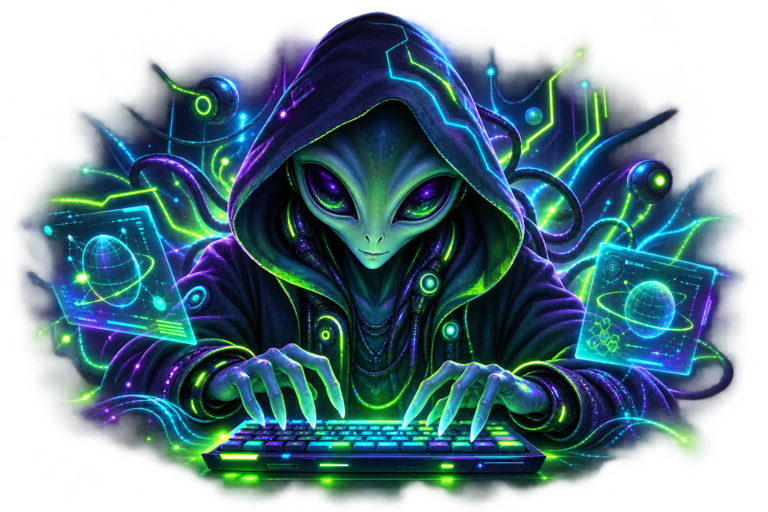
#> input picture assets/alien-hacker.png, 768 x 512 px; its folder holds only this picture in this run
$ python background_assets_test.py
#> lines starting #> are read from the running program, lines starting #| are printed output that depends on the picture
#!/usr/bin/env python3
"""Validate reproducible, edge-safe built-in desktop artwork."""

import importlib.util
import os
from pathlib import Path
import shutil
import subprocess
import sys
import tempfile

from PIL import Image


ROOT = Path(__file__).resolve().parents[1]
SOURCE = ROOT / 'assets' / 'alien-hacker.png'
ART = ROOT / 'backgrounds' / 'goody.art'
GENERATOR = ROOT / 'tools' / 'mkbackgrounds.py'
PROBE = ROOT / 'test' / 'background_size_probe.pas'
DESKTOP_SHOT = ROOT / 'screenshots' / 'desktop-goody.png'
BACKGROUND_SHOT = ROOT / 'screenshots' / 'bg-goody.png'
MENU_SHOT = ROOT / 'screenshots' / 'backgrounds-menu.png'
OPTIONS_SHOT = ROOT / 'screenshots' / 'options.png'
BACKGROUND_GIF = ROOT / 'screenshots' / 'backgrounds.gif'
ALPHABET = ('0123456789abcdefghijklmnopqrstuvwxyz'
            'ABCDEFGHIJKLMNOPQRSTUVWXYZ')
failed = False


def pixels(image):
    """Return flat pixels without warning on either old or new Pillow."""
    getter = getattr(image, 'get_flattened_data', None)
    return list(getter() if getter is not None else image.getdata())


def check(label, condition):
    global failed
    print(f'{label:42s}: {"OK" if condition else "FAIL"}')
    if not condition:
        failed = True


# [26 lines left out: function loaded_art_size, not called in this run]


with Image.open(SOURCE) as source:
#> source is the input picture: PIL image 768x512 RGBA; mean R, G, B, A 21.7, 54.5, 65.8, 162.2
    rgba = source.convert('RGBA')
    alpha = rgba.getchannel('A')
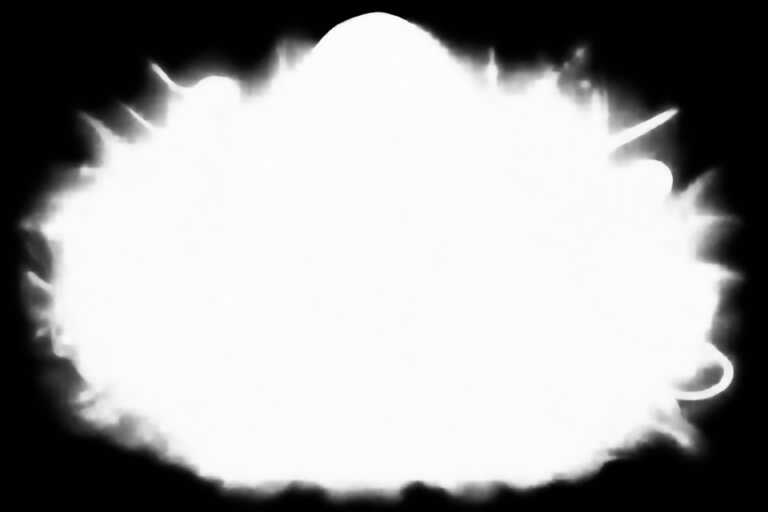
#> alpha: PIL image 768x512 L; min 0, max 253, mean 162.2
    width, height = rgba.size
#> width = 768; height = 512
    extrema = alpha.getextrema()
#> extrema = (0, 253)
    border = []
    border.extend(pixels(alpha.crop((0, 0, width, 1))))
    border.extend(pixels(alpha.crop((0, height - 1, width, height))))
    border.extend(pixels(alpha.crop((0, 0, 1, height))))
    border.extend(pixels(alpha.crop((width - 1, 0, width, height))))
    center = alpha.crop((width // 3, height // 3,
                         width * 2 // 3, height * 2 // 3))
    center_mean = sum(pixels(center)) / float(center.width * center.height)
#> center_mean = 251.9

check('alien source is the optimized RGBA asset',
      (width, height) == (768, 512) and rgba.mode == 'RGBA')
check('alien source contains real transparency',
      extrema[0] == 0 and extrema[1] >= 250)
check('all four outer edges fade to transparent',
      max(border) <= 3 and center_mean >= 240)

spec = importlib.util.spec_from_file_location('mkbackgrounds', GENERATOR)
module = importlib.util.module_from_spec(spec)
#> (the run stopped early here; a loop or call above may not have finished)
